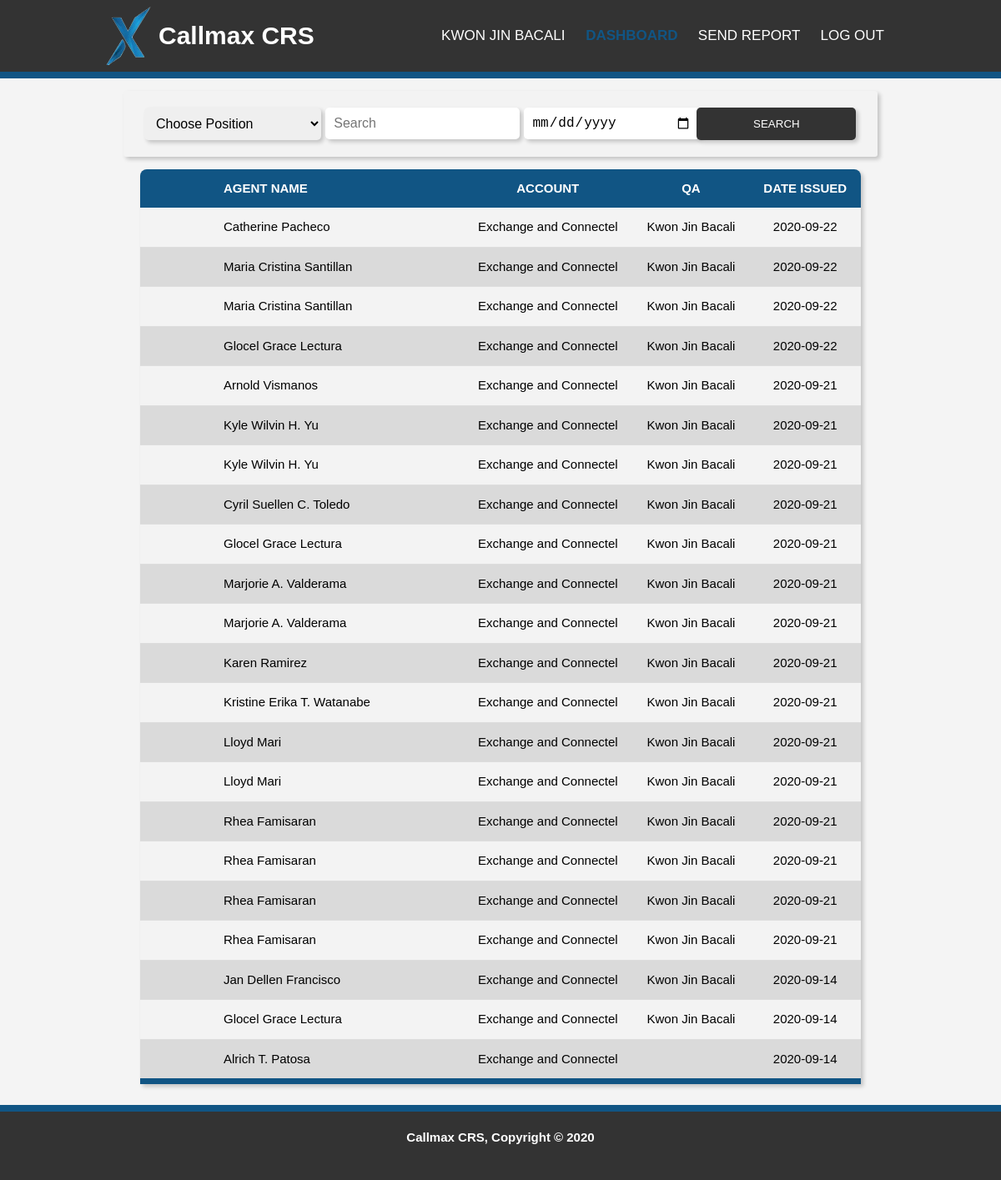
Before: /QAV/reports.php (signed in) with the older database file.
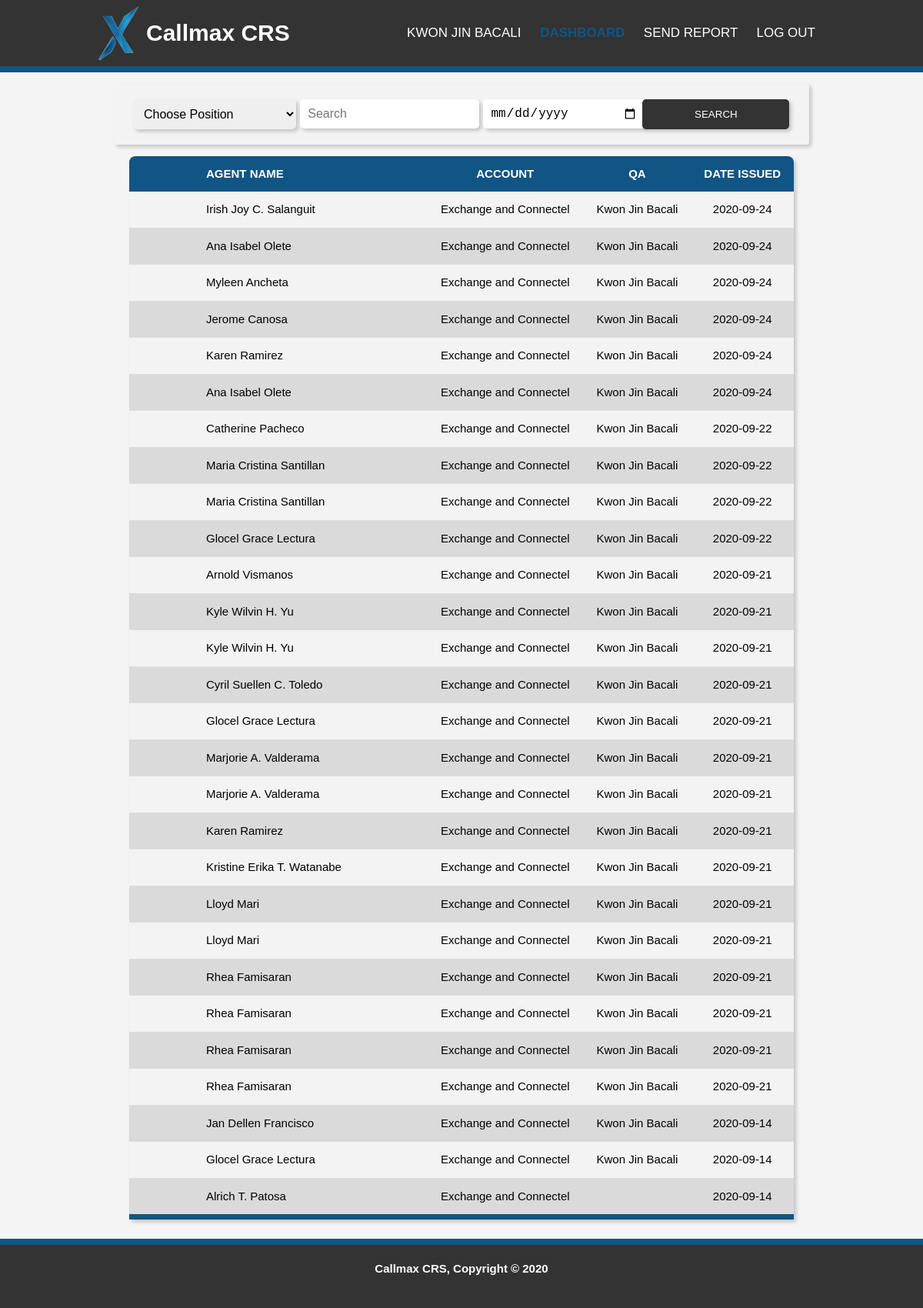
After: the same page with the newer database file.
### tables this page shows
CREATE TABLE `qa_record` (
  `id` int(11) NOT NULL,
  `report_id` int(11) NOT NULL,
  `agent` varchar(255) NOT NULL,
  `account` varchar(255) NOT NULL,
  `minor` int(11) NOT NULL,
  `major` int(11) NOT NULL,
  `total_deduction` int(11) NOT NULL,
  `qa` varchar(255) NOT NULL,
  `date` date NOT NULL,
  `error_items` text NOT NULL,
  `suggestion` text NOT NULL,
  `filename` varchar(1048) NOT NULL,
  `filesize` varchar(255) NOT NULL,
  `downloads` int(11) NOT NULL,
  `action_plan` text NOT NULL,
  `tl` varchar(255) NOT NULL,
  `coaching_date` date DEFAULT NULL,
  `status` varchar(255) NOT NULL
);

### text/text.php (called while the page is built, shortened)
<?php
$text['header'] = 'Callmax CRS';
$text['signup'] = 'Sign up';
$text['login'] = 'Login';
$text['send-report'] = 'Send Report';
$text['logout'] = 'log out';
$text['dashboard'] = 'dashboard';
$text['info'] = 'Info';
$text['ack-link'] = 'Acknowledgement Link';
$text['welcome-title'] = ''.$text['header'].' | Welcome';
$text['login-welcome'] = 'Welcome!';
$text['username'] = 'Username';
$text['password'] = 'Password';
$text['forgot-password'] = 'Forgot password?';
$text['no-account'] = 'Don\'t have an account?';
$text['freepik'] = 'Designed by Freepik';
$text['reg-title'] = ''.$text['header'].' | Sign Up';
$text['register-head'] = 'Registration';
$text['firstname'] = 'First Name';
$text['lastname'] = 'Last Name';
$text['email'] = 'Email';
$text['email-add'] = 'Email Address';
$text['cpassword'] = 'Confirm Password';
$text['position'] = 'Position';
$text['choose-pos'] = 'Choose Position';
$text['qav'] = 'Quality Analyst - Voice';
$text['qan'] = 'Quality Analyst - Non-Voice';
$text['hr'] = 'Human Resources';
$text['tl'] = 'Team Leader';
$text['am'] = 'Account Manager';
$text['mis'] = 'MIS';
$text['kpi'] = 'KPI';
$text['accounts'] = 'Accounts';
$text['minus'] = '-';
$text['plus'] = '+';
$text['add-account'] = 'Add Account';
$text['yes-account'] = 'Already have an account?';
$text['login-here'] = 'Login Here';
$text['reg-success'] = 'Registration Successful';
$text['reg-failed'] = 'Registration Failed, Please check the availability of registration';
$text['click-login-here'] = 'Click here to login';
$text['acccess-denied'] = 'Access Denied';
$text['click-here'] = 'Click here';
$text['reg-again'] = 'Click here to register again';
$text['dashboard-title'] = ''.$text['header'].' | Dashboard';
$text['name'] = 'Name';
$text['account'] = 'Account';
$text['status'] = 'Status';
$text['search'] = 'Search';
$text['agentname'] = 'Agent Name';
$text['report-type'] = 'Type of Report';
$text['date-issued'] = 'Date Issued';
$text['sendreport-title'] = ''.$text['header'].' | Send Report';
$text['coaching-form'] = 'Coaching Form';
$text['select-name'] = 'Select Name';
$text['select-account'] = 'Select Account';
$text['choose-issue'] = 'Choose Issue';
$text['issue'] = 'Issue';
$text['knowledge'] = 'Knowledge';
$text['attitude'] = 'Attitude';
$text['skill'] = 'Skill';

### QAV/reports.php (the view, shortened to what this page needs)
<!DOCTYPE html>
<?php include ('../text/text.php');?>
<html>
<head>
    <link rel="stylesheet" type="text/css" href="../css/html-style.css">
</head>
<body>
    <?php
    if (isset($_SESSION['name'])) {
        if ($_SESSION['demerits']=='QAV' || $_SESSION['demerits']=='SUPERADMIN') {
        $search = @$_POST['search'];
        $date = @$_POST['date'];
    ?>
<header>
    <div class="container">
      <div class="heading">
        <div id="branding">
          <img src="../img/favicon.png" alt="logo" />  <h1> <?php echo $text['header'];?></h1>
        </div>
        <div class="menu">
          <nav>
              <ul>
                <li><a href=""><?php echo $_SESSION['name']; ?> </a></li>
                <li class="current"><a href='reports.php'><?php echo $text['dashboard']; ?></a></li>
                <li><a href='sendReport.php'><?php echo $text['send-report']; ?></a></li>
                <li><a href='../logout.php?logout' onclick="return confirm('Are you sure you want to logout?')"><?php echo $text['logout']; ?></a></li>
              </ul>
          </nav>
        </div>
      </div>
    </div>
</header>
<div class="main-container">
  <div class="container">
    <div class="subcontainer">
              <form class="searchForm" name="searchForm" method="post" autocomplete="off">
                <div class="search-gridbox1">
                  <select name="item">
                      <option value="" disabled selected hidden><?php echo $text['choose-pos']; ?></option>
                  </select>
                </div>
                <div class="search-gridbox2">
                  <input type="text" name="search" placeholder="<?php echo $text['search']; ?>" >
                </div>
                <div class="search-gridbox3">
                  <input type="date" name="date">
                </div>
                <div class="search-gridbox4">
                  <button class="button" type="submit" name="searchForm"><?php echo $text['search']; ?></button>
                </div>
                <?php
                $choices = isset($_POST['item']) ? $_POST['item'] : 1;
                 ?>
          </form>
      </div>
      <div class="subcontainer">
        <div class="tablebox">
        <?php
        if ($choices == null) {
        ?>
        <?php
        }
        else {
        ?>
        <?php
          include('../connection.php');
            $query1 = "SELECT * FROM qa_record WHERE UPPER(" .$choices. ") LIKE UPPER('%" .$search. "%') AND date LIKE '".$date."%' ORDER BY id DESC,date ASC limit 50";
            $result1 = mysqli_query($connection, $query1);
            if (mysqli_num_rows($result1) > 0) {
        ?>
          <div class="table_div">
            <table class="dashboard-table">
              <thead>
                <tr>
                  <th><?php echo $text['agentname']; ?></th>
                  <th><?php echo $text['account']; ?></th>
                  <th><?php echo $text['qa']; ?></th>
                  <th><?php echo $text['date-issued']; ?></th>
                </tr>
              </thead>
              <tbody>
              <?php
                while ($row1 = mysqli_fetch_assoc($result1)) {
              ?>
              <tr onclick="window.location='info.php?n=<?php echo $row1['report_id']; ?>'" class="only">
                <td><?php echo $row1['agent']; ?></td>
                <td class="tableData"> <?php echo $row1['account']; ?></td>
                <td class="tableData"> <?php echo $row1['qa']; ?></td>
                <td class="tableData"> <?php echo $row1['date']; ?></td>
            <?php
              }
              ?>
            </tr>
          </tbody>
        </table>
      </div>
<?php
}
?>
<?php } ?>
        </div>
    </div>
  </div>
</div>
<?php
        }else{
            header("location:../error/error.php");
        }
    }else{
        header("location:../index.php?e=Please Log in");
    }
?>
<footer>
    <h4><?php echo $text['footer']; ?></h4>
</footer>
</body>
</html>

### css/html-style.css (style rules this page uses)
:root { --primary-color: #115584; --bg-color: #f4f4f4; --dark-grey: #333; --orange: #f56101; --green: #00aa00; --yellow: #ffc530; --shadow-color: 3px 3px 5px 0 rgba(0, 0, 0, 0.2); }
body { padding: 0; margin: 0; background-color: var(--bg-color); font: 15px/1.5 Arial, Helvetica, sans-serif; }
a { text-decoration: none; color: var(--primary-color); transition: all 250ms ease; transition-property: all; transition-duration: 250ms; transition-timing-function: ease; transition-delay: 0s; }
.container { width: 80%; margin: auto; overflow: hidden; }
.subcontainer { width: 100%; margin: auto; overflow: hidden; }
.main-container { min-height: calc(99.2vh - 85.19px - 89.88px); width: 100%; margin: auto; overflow: hidden; }
.button { border: none; color: #fff; background-color: #333; width: 250px; padding: 10px 10px 10px 10px; border-radius: 5px; text-transform: uppercase; box-shadow: var(--shadow-color); transition: all 250ms ease; transition-property: all; transition-duration: 250ms; transition-timing-function: ease; transition-delay: 0s; }
.heading { width: 100%; margin: auto; display: grid; grid-template-columns: 1fr 1fr; }
header { width: 100%; background-color: var(--dark-grey); color: #fff; border-bottom: var(--primary-color) solid 8px; }
.heading #branding { display: flex; justify-content: left; align-items: center; white-space: nowrap; }
.heading #branding img { width: 70px; }
.heading a { color: #fff; text-decoration: none; text-transform: uppercase; font-size: 17px; }
.heading nav { right: 0; padding: 15px 10px; }
.heading li { display: inline; padding: 10px 10px; white-space: nowrap; transition: all 250ms ease; }
.heading ul { text-align: right; white-space: nowrap; }
.heading .current a { color: var(--primary-color); font-weight: bold; }
.heading .menu { transition: all 250ms ease; }
.searchForm { display: grid; grid-template-columns: 1fr 1fr 1fr 1fr; justify-content: center; align-items: center; text-align: center; width: 90%; margin: auto; margin-top: 15px; margin-bottom: 15px; padding: 20px 20px; border-radius: 3px; box-shadow: var(--shadow-color); background: #f3f3f3; overflow: hidden; grid-gap: 5px; }
.searchForm input[type="date"], .searchForm input[type="text"], .searchForm select { width: 100%; padding: 10px; border-radius: 5px; border: none; font-size: 16px; box-shadow: var(--shadow-color); }
.searchForm .search-gridbox1, .search-gridbox2, .search-gridbox3, .search-gridbox4 { width: 100%; margin: auto; padding: 0 5px; }
.search-gridbox3 input[type="date"] { height: 18px; width: 90%; margin-left: 20px; }
.searchForm button { padding: 12px 10px; width: 90%; }
.dashboard-table { width: 90%; border-collapse: collapse; margin: auto; margin-bottom: 25px; border-radius: 8px 8px 0 0; overflow: hidden; box-shadow: var(--shadow-color); }
.dashboard-table thead { background-color: var(--primary-color); color: #fff; text-transform: uppercase; }
.dashboard-table th, .dashboard-table td { padding: 12px 15px; text-align: center; }
.dashboard-table td:first-child { text-align: left; padding: 0 100px; }
.dashboard-table th:first-child { text-align: left; padding: 0 100px; }
.dashboard-table tbody tr { border-bottom: #dddddd 1px solid; background: #f3f3f3; cursor: pointer; transition: all 250ms ease; transition-property: all; transition-duration: 250ms; transition-timing-function: ease; transition-delay: 0s; }
.dashboard-table tbody tr:nth-of-type(even) { background-color: #dadada; }
.dashboard-table tbody tr:last-of-type { border-bottom: var(--primary-color) 7px solid; }
footer { padding-bottom: 20px; text-align: center; border-top: var(--primary-color) solid 8px; background-color: var(--dark-grey); color: #fff; }

Changed rows visible on the page:
added qa_record: agent "Irish Joy C. Salanguit", account "Exchange and Connectel", qa "Kwon Jin Bacali", date "2020-09-24"
added qa_record: agent "Ana Isabel Olete", account "Exchange and Connectel", qa "Kwon Jin Bacali", date "2020-09-24"
added qa_record: agent "Myleen Ancheta", account "Exchange and Connectel", qa "Kwon Jin Bacali", date "2020-09-24"
added qa_record: agent "Jerome Canosa", account "Exchange and Connectel", qa "Kwon Jin Bacali", date "2020-09-24"
added qa_record: agent "Karen Ramirez", account "Exchange and Connectel", qa "Kwon Jin Bacali", date "2020-09-24"
added qa_record: agent "Ana Isabel Olete", account "Exchange and Connectel", qa "Kwon Jin Bacali", date "2020-09-24"
